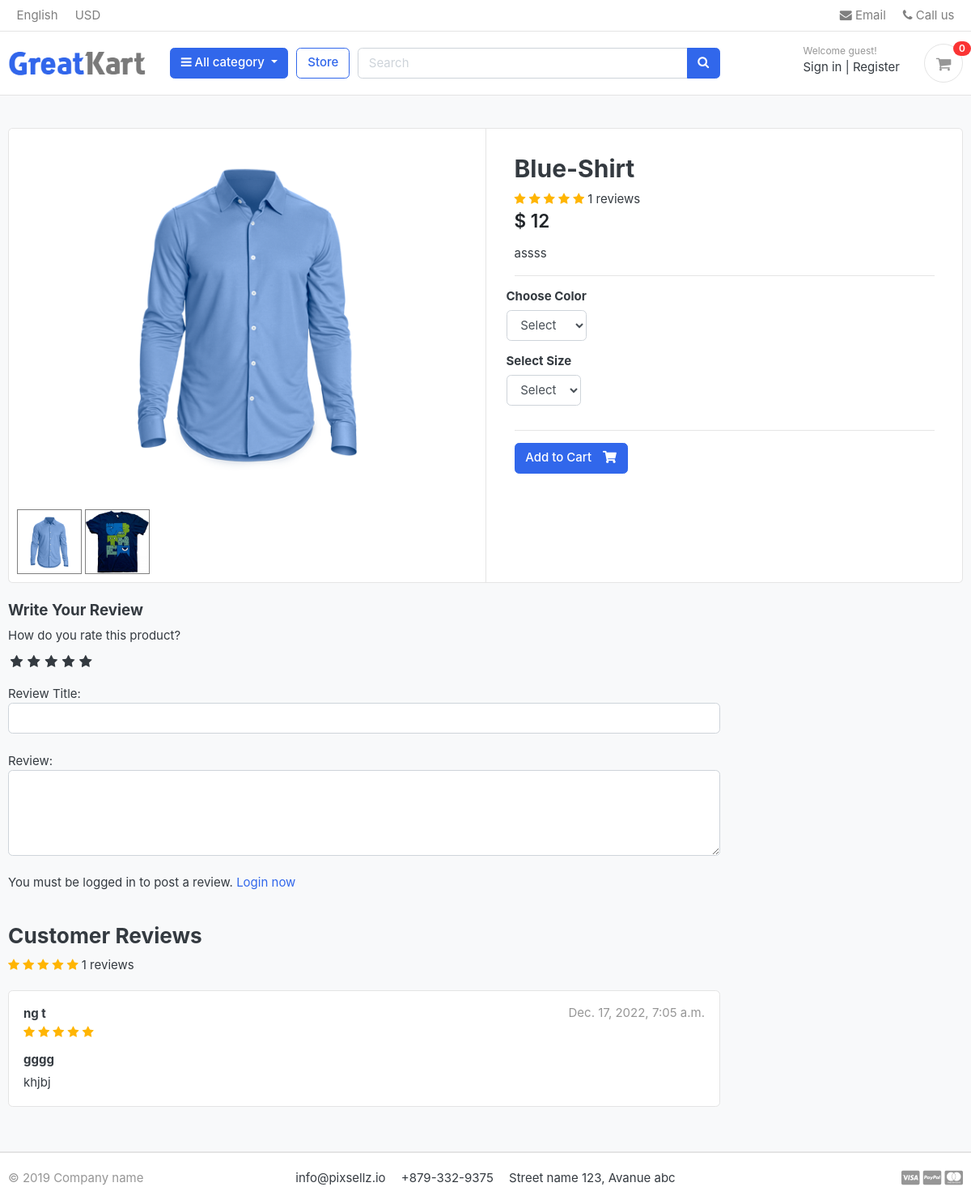
Screenshot of /store/category/shirts/blue-shirt/ with the database file from the repository.
### store/models.py (models this page shows, shortened)
class Product(models.Model):
    product_name    = models.CharField(max_length=200, unique=True)
    slug            = models.SlugField(max_length=200, unique=True)
    description     = models.TextField(max_length=500, blank=True)
    price           = models.IntegerField()
    images          = models.ImageField(upload_to='photos/products')
    stock           = models.IntegerField()
    is_available    = models.BooleanField(default=True)
    category        = models.ForeignKey(Category, on_delete=models.CASCADE)
    created_date    = models.DateTimeField(auto_now_add=True)
    modified_date   = models.DateTimeField(auto_now=True)
    def averageReview(self):
        reviews = ReviewRating.objects.filter(product=self, status=True).aggregate(average=Avg('rating'))
        avg = 0
        if reviews['average'] is not None:
            avg = float(reviews['average'])
        return avg
    def countReview(self):
        reviews = ReviewRating.objects.filter(product=self, status=True).aggregate(count=Count('id'))
        count = 0
        if reviews['count'] is not None:
            count = int(reviews['count'])
        return count

class ProductGallery(models.Model):
    product = models.ForeignKey(Product, default=None, on_delete=models.CASCADE)
    image = models.ImageField(upload_to='store/products', max_length=255)
    class Meta:
        verbose_name = 'productgallery'
        verbose_name_plural = 'product gallery'

class ReviewRating(models.Model):
    product = models.ForeignKey(Product, on_delete=models.CASCADE)
    user = models.ForeignKey(Account, on_delete=models.CASCADE)
    subject = models.CharField(max_length=100, blank=True)
    review = models.TextField(max_length=500, blank=True)
    rating = models.FloatField()
    ip = models.CharField(max_length=20, blank=True)
    status = models.BooleanField(default=True)
    created_at = models.DateTimeField(auto_now_add=True)
    updated_at = models.DateTimeField(auto_now=True)

### accounts/models.py (models this page shows, shortened)
class Account(AbstractBaseUser):
    first_name      = models.CharField(max_length=50)
    last_name       = models.CharField(max_length=50)
    username        = models.CharField(max_length=50, unique=True)
    email           = models.EmailField(max_length=100, unique=True)
    phone_number    = models.CharField(max_length=50)
    date_joined     = models.DateTimeField(auto_now_add=True)
    last_login      = models.DateTimeField(auto_now_add=True)
    is_admin        = models.BooleanField(default=False)
    is_staff        = models.BooleanField(default=False)
    is_active        = models.BooleanField(default=False)
    is_superadmin        = models.BooleanField(default=False)
    USERNAME_FIELD = 'email'
    REQUIRED_FIELDS = ['username', 'first_name', 'last_name']
    objects = MyAccountManager()
    def full_name(self):
        return f'{self.first_name} {self.last_name}'

### store/views.py (the view)
# urls.py: path('category/<slug:category_slug>/<slug:product_slug>/', views.product_detail, name='product_detail'),
def product_detail(request, category_slug, product_slug):
    try:
        single_product = Product.objects.get(category__slug=category_slug, slug=product_slug)
        in_cart = CartItem.objects.filter(cart__cart_id=_cart_id(request), product=single_product).exists()
    except Exception as e:
        raise e
    if request.user.is_authenticated:
        try:
            orderproduct = OrderProduct.objects.filter(user=request.user, product_id=single_product.id).exists()
        except OrderProduct.DoesNotExist:
            orderproduct = None
    else:
        orderproduct = None
    reviews = ReviewRating.objects.filter(product_id=single_product.id, status=True)
    product_gallery = ProductGallery.objects.filter(product_id=single_product.id)
    context = {
        'single_product': single_product,
        'in_cart'       : in_cart,
        'orderproduct': orderproduct,
        'reviews': reviews,
        'product_gallery': product_gallery,
    }
    return render(request, 'store/product_detail.html', context)

### carts/context_processors.py (called while the page is built)
def counter(request):
    cart_count = 0
    if 'admin' in request.path:
        return {}
    else:
        try:
            cart = Cart.objects.filter(cart_id=_cart_id(request))
            if request.user.is_authenticated:
                cart_items = CartItem.objects.all().filter(user=request.user)
            else:
                cart_items = CartItem.objects.all().filter(cart=cart[:1])
            for cart_item in cart_items:
                cart_count += cart_item.quantity
        except Cart.DoesNotExist:
            cart_count = 0
    return dict(cart_count=cart_count)

### carts/views.py (called while the page is built)
def _cart_id(request):
    cart = request.session.session_key
    if not cart:
        cart = request.session.create()
    return cart

### category/context_processors.py (called while the page is built)
def menu_links(request):
    links = Category.objects.all()
    return dict(links=links)

### category/models.py (called while the page is built)
    def get_url(self):
            return reverse('products_by_category', args=[self.slug])

### store/models.py (called while the page is built)
    def colors(self):
        return super(VariationManager, self).filter(variation_category='color', is_active=True)

    def sizes(self):
        return super(VariationManager, self).filter(variation_category='size', is_active=True)

### templates/store/product_detail.html (shortened to what this page needs)
{% extends 'base.html' %}
{% load static %}
{% block content %}
<section class="section-content padding-y bg">
	<div class="container">
		<div class="card">
			<div class="row no-gutters">
				<aside class="col-md-6">
					<article class="gallery-wrap">
						<div class="img-big-wrap mainImage">
							<center><img src="{{ single_product.images.url }}"></center>
						</div>
					</article>
					<ul class="thumb">
						<li>
							<a href="{{ single_product.images.url }}" target="mainImage"><img src="{{ single_product.images.url }}" alt="Product Image"></a>
							{% for i in product_gallery %}
							<a href="{{i.image.url}}" target="mainImage"><img src="{{i.image.url}}" alt="Product Image"></a>
							{% endfor %}
						</li>
					</ul>
				</aside>
				<main class="col-md-6 border-left">
					<form action="{% url 'add_cart' single_product.id %}" method="POST">
						<article class="content-body">
							<h2 class="title">{{ single_product.product_name }}</h2>
							<div class="rating-star">
								<span>
									<i class="fa fa-star{% if single_product.averageReview < 0.5 %}-o{% elif single_product.averageReview >= 0.5 and single_product.averageReview < 1 %}-half-o {% endif %}" aria-hidden="true"></i>
									<i class="fa fa-star{% if single_product.averageReview < 1.5 %}-o{% elif single_product.averageReview >= 1.5 and single_product.averageReview < 2 %}-half-o {% endif %}" aria-hidden="true"></i>
									<i class="fa fa-star{% if single_product.averageReview < 2.5 %}-o{% elif single_product.averageReview >= 2.5 and single_product.averageReview < 3 %}-half-o {% endif %}" aria-hidden="true"></i>
									<i class="fa fa-star{% if single_product.averageReview < 3.5 %}-o{% elif single_product.averageReview >= 3.5 and single_product.averageReview < 4 %}-half-o {% endif %}" aria-hidden="true"></i>
									<i class="fa fa-star{% if single_product.averageReview < 4.5 %}-o{% elif single_product.averageReview >= 4.5 and single_product.averageReview < 5 %}-half-o {% endif %}" aria-hidden="true"></i>
	<span>{{single_product.countReview}} reviews</span>
									</span>
							</div>
							<div class="mb-3">
								<var class="price h4">$ {{single_product.price}}</var>
							</div>
							<p>{{ single_product.description }}</p>
							<hr>
							<div class="row">
								<div class="item-option-select">
									<h6>Choose Color</h6>
									<select name="color" class="form-control" required>
										<option value="" disabled selected>Select</option>
									</select>
								</div>
							</div>
							<div class="row">
								<div class="item-option-select">
									<h6>Select Size</h6>
									<select name="size" class="form-control">
										<option value="" disabled selected>Select</option>
									</select>
								</div>
							</div>
							<hr>
							{% if single_product.stock <= 0 %}
							<h5 class="text-danger">Out of Stock</h5>
							{% else %}
							<button type="submit" class="btn  btn-primary"> <span class="text">Add to Cart</span> <i class="fas fa-shopping-cart"></i> </button>
							{% endif %}
						</article>
					</form>
				</main>
			</div>
		</div>
		<br>
		<div class="row">
			<div class="col-md-9">
				<form action="{% url 'submit_review' single_product.id %}" method="POST">
					<h5>Write Your Review</h5>
					<div>
						<label>How do you rate this product?</label>
						<br>
						<div class="rate">
							<input type="radio" name="rating" id="rating10" value="5" required /><label for="rating10" title="5"></label>
							<input type="radio" name="rating" id="rating8" value="4" required /><label for="rating8" title="4"></label>
							<input type="radio" name="rating" id="rating6" value="3" required /><label for="rating6" title="3"></label>
							<input type="radio" name="rating" id="rating4" value="2" required /><label for="rating4" title="2"></label>
							<input type="radio" name="rating" id="rating2" value="1" required /><label for="rating2" title="1"></label>
						</div>
<br>
						Review Title:
						<input type="text" class="form-control" name="subject">
						<br>
						Review:
						<textarea name="review" rows="4" class="form-control"></textarea>
						<br>
						{% if user.is_authenticated %}
							{% if orderproduct %}
								<input type="submit" value="Submit Review" class="btn btn-primary">
							{% else %}
								<p>You must purchase this product to post a review.</p>
							{% endif %}
						{% else %}
						<p>You must be logged in to post a review. <span><a href="{% url 'login' %}">Login now</a></span></p>
						{% endif %}
					</div>
				</form>
<br>
<header class="section-heading">
	<h3>Customer Reviews </h3>
	<div class="rating-star">
		<span>
			<i class="fa fa-star{% if single_product.averageReview < 0.5 %}-o{% elif single_product.averageReview >= 0.5 and single_product.averageReview < 1 %}-half-o {% endif %}" aria-hidden="true"></i>
			<i class="fa fa-star{% if single_product.averageReview < 1.5 %}-o{% elif single_product.averageReview >= 1.5 and single_product.averageReview < 2 %}-half-o {% endif %}" aria-hidden="true"></i>
			<i class="fa fa-star{% if single_product.averageReview < 2.5 %}-o{% elif single_product.averageReview >= 2.5 and single_product.averageReview < 3 %}-half-o {% endif %}" aria-hidden="true"></i>
			<i class="fa fa-star{% if single_product.averageReview < 3.5 %}-o{% elif single_product.averageReview >= 3.5 and single_product.averageReview < 4 %}-half-o {% endif %}" aria-hidden="true"></i>
			<i class="fa fa-star{% if single_product.averageReview < 4.5 %}-o{% elif single_product.averageReview >= 4.5 and single_product.averageReview < 5 %}-half-o {% endif %}" aria-hidden="true"></i>
	<span>{{single_product.countReview}} reviews</span>
			</span>
	</div>
</header>
{% for review in reviews %}
				<article class="box mb-3">
					<div class="icontext w-100">
						<div class="text">
							<span class="date text-muted float-md-right">{{review.updated_at}} </span>
							<h6 class="mb-1">{{review.user.full_name}} </h6>
							<div class="rating-star">
								<span>
									<i class="fa fa-star{% if review.rating == 0.5 %}-half-o{% elif review.rating < 1 %}-o {% endif %}" aria-hidden="true"></i>
									<i class="fa fa-star{% if review.rating == 1.5 %}-half-o{% elif review.rating < 2 %}-o {% endif %}" aria-hidden="true"></i>
									<i class="fa fa-star{% if review.rating == 2.5 %}-half-o{% elif review.rating < 3 %}-o {% endif %}" aria-hidden="true"></i>
									<i class="fa fa-star{% if review.rating == 3.5 %}-half-o{% elif review.rating < 4 %}-o {% endif %}" aria-hidden="true"></i>
									<i class="fa fa-star{% if review.rating == 4.5 %}-half-o{% elif review.rating < 5 %}-o {% endif %}" aria-hidden="true"></i>
								</span>
							</div>
						</div>
					</div>
					<div class="mt-3">
						<h6>{{review.subject}}</h6>
						<p>
							{{review.review}}
						</p>
					</div>
				</article>
{% endfor %}
			</div>
		</div>
	</div>
</section>
{% endblock %}

### static/css/ui.css (style rules this page uses)
html { font-family: "Inter", sans-serif; font-size: 15px; }
.content-body { flex: 1 1 auto; padding: 2rem 2.3rem; }
.padding-y { padding-top: 40px; padding-bottom: 40px; }
var { font-style: normal; }
article:after, .form-group:after { display: block; clear: both; content: ""; }
.bg { background-color: #f8f9fa; }
.section-heading { margin-bottom: 20px; margin-top: 15px; }
p:last-child { margin-bottom: 0; }
.btn .text + i { margin-left: 10px; }
.icontext { display: inline-flex; align-items: center; vertical-align: middle; }
.icontext .text { width: 100%; line-height: 1.2; }
.price { font-weight: 600; color: #212529; }
.box { padding: 18px; background: #fff; border-radius: 0.37rem; border: 1px solid #e4e4e4; }
.gallery-wrap .img-big-wrap { margin-bottom: 10px; border-radius: 0.37rem; overflow: hidden; background-color: #fff; }
.gallery-wrap .img-big-wrap img { height: 450px; width: auto; display: inline-block; }
.item-option-select { margin-bottom: 1rem; display: inline-block; margin-right: 15px; }

### static/css/custom.css (style rules this page uses)
.rate { display: inline-block;; border: 0; }
.rate > label { float: right; }
.rate > label:before { display: inline-block; font-size: 1.1rem; font-family: FontAwesome; content: "\f005"; margin:0; padding:0.3rem .2rem; cursor: pointer; }
.rating-star i { color: #ffb503 !important; }
ul.thumb { margin:0 auto; padding: 0; float: left; }
ul.thumb li { list-style: none; margin: 10px; }
ul.thumb li img { width: 80px; height: 80px; border: 1px solid grey; }

### rows the page displays
Product: images (picture), product_name "Blue-Shirt", countReview "1", price "12", description "assss"
ProductGallery: image (picture)
ReviewRating: updated_at "Dec. 17, 2022, 7:05 a.m.", user.full_name "ng t", subject "gggg", review "khjbj"

### other values shown
{{ cart_count }} "0"
